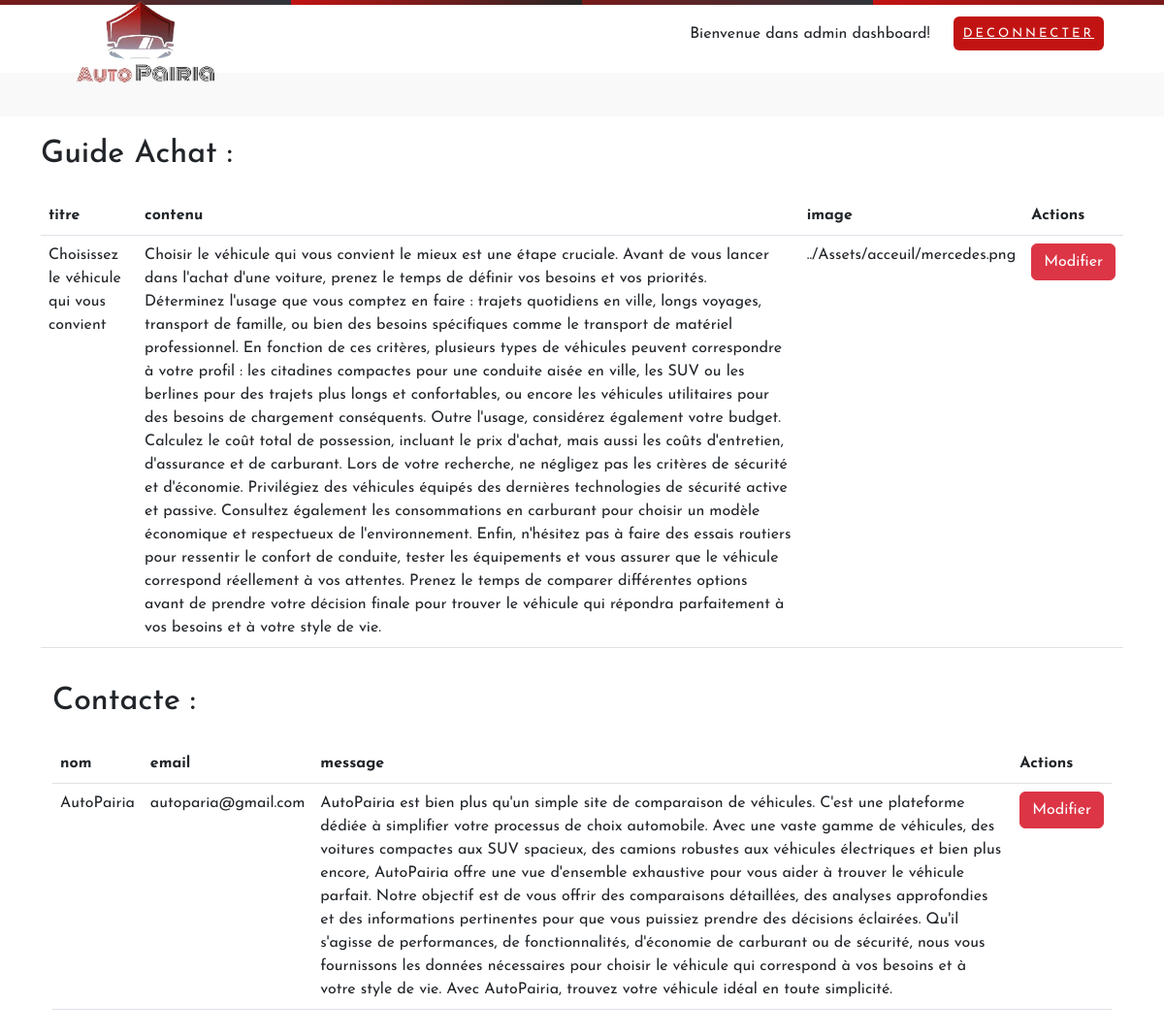
Screenshot of /Routers/GguideAchat.php (signed in) with the database file from the repository.
### tables this page shows
CREATE TABLE `guide_achat` (
  `id_gd_ach` int(11) NOT NULL,
  `titre` varchar(255) DEFAULT NULL,
  `contenu` text DEFAULT NULL,
  `date_pub` date DEFAULT NULL,
  `img` varchar(255) NOT NULL
);

CREATE TABLE `contact` (
  `id_contact` int(11) NOT NULL,
  `nom` varchar(255) NOT NULL,
  `email` varchar(255) NOT NULL,
  `message` text NOT NULL
);

### Controllers/AdminController.php (called while the page is built, shortened)
<?php
require_once ('../Views/AdminMainView.php');
require_once ('../Models/GuideAchatModel.php');
require_once ('../Views/paramView.php');
require_once ('../Models/ContacteModel.php');
class AdminController
{
    private $gdachat;
    private $cntct;
    public function __construct()
    {
        $this->cntct = new ContacteModel();
        $this->gdachat = new GuideAchatModel();
    }
  public function getGuideAchat(){
    $guide_achat= $this->gdachat->getGuideAchat();
     return $guide_achat;
 }
 public function  afficherguide(){
    $vue=new paramView();
    $gd=$this->getGuideAchat();
    $vue-> afficherNewsPage($gd);
 }
public function  affichercontacte(){
    $vue=new paramView();
    $gd=$this->getContacte();
    $vue-> affichercontacte($gd);
 }
public function  getContacte(){
    $contact=$this->cntct->getContacte();
    return  $contact ;
 }
}
?>

### Models/GuideAchatModel.php (called while the page is built, shortened)
<?php
class GuideAchatModel {
    private $dbModel;
    public function __construct() {
        $this->dbModel = new DbModel();
    }
    public function getGuideAchat() {
        $pdo = $this->dbModel->connect();
        $stm = $pdo->query("SELECT * FROM guide_achat");
        $results = $stm->fetchAll(\PDO::FETCH_ASSOC);
        $this->dbModel->disconnect($pdo);
        return $results;
    }
        }

### Models/ContacteModel.php (called while the page is built, shortened)
<?php
class ContacteModel {
    private $dbModel;
    public function __construct() {
        $this->dbModel = new DbModel();
    }
    public function getContacte() {
        $pdo = $this->dbModel->connect();
        $stm = $pdo->query("SELECT * FROM contact");
        $results = $stm->fetchAll(\PDO::FETCH_ASSOC);
        $this->dbModel->disconnect($pdo);
        return $results;
    }
}

### Views/paramView.php (the view, shortened to what this page needs)
<?php
require_once ('../Controllers/AdminController.php');
class paramView {
    public function afficherNewsPage($gds) {
        echo '
        <link href="https://cdn.jsdelivr.net/npm/bootstrap@5.3.0/dist/css/bootstrap.min.css" rel="stylesheet">
        <div class="container">
            <div class="d-flex justify-content-between mb-3">
                <h2>Guide Achat :</h2>
            </div>
            <table class="table">
                <thead>
                    <tr>
                        <th>titre</th>
                        <th>contenu</th>
                        <th>image</th>
                        <th>Actions</th>
                    </tr>
                </thead>
                <tbody>';
        foreach ($gds as $gd) {
            echo '
            <tr >
                <td>' . $gd['titre'] . '</td>
                <td>' . $gd['contenu'] . '</td>
                <td>' . $gd['img'] . '</td>
                <td>                    <a href="http://localhost/projet_web/Routers/GguideAchat.php?id='.$gd['id_gd_ach'].'" class="btn btn-danger delete-comment">Modifier</a>
                </td>
                </tr > ';
        }
        echo '</table>';
    }
    public function affichercontacte($gds) {
        echo '
        <link href="https://cdn.jsdelivr.net/npm/bootstrap@5.3.0/dist/css/bootstrap.min.css" rel="stylesheet">
        <div class="container">
            <div class="d-flex justify-content-between mb-3">
                <h2>Contacte :</h2>
            </div>
            <table class="table">
                <thead>
                    <tr>
                        <th>nom</th>
                        <th>email</th>
                        <th>message</th>
                        <th>Actions</th>
                    </tr>
                </thead>
                <tbody>';
        foreach ($gds as $gd) {
            echo '
            <tr >
                <td>' . $gd['nom'] . '</td>
                <td>' . $gd['email'] . '</td>
                <td>' . $gd['message'] . '</td>
                <td>                    <a href="http://localhost/projet_web/Routers/GguideAchat.php?idc='.$gd['id_contact'].'" class="btn btn-danger delete-comment">Modifier</a>
                </td>
                </tr > ';
        }
        echo '</table>';
    }
}

### Css/Acceuil.css (style rules this page uses)
* { margin: 0; padding: 0; box-sizing: border-box; list-style: none; text-decoration: none; font-family: "Josefin Sans", sans-serif; }
.container { display: flex; flex-direction: column; align-items: flex-start; padding: 20px; }
a { text-decoration: none; color: inherit; }

### rows the page displays
guide_achat: titre "Choisissez le véhicule qui vous convient", contenu "Choisir le véhicule qui vous convient le mieux est une étape cruciale. Avant de vous lancer dans l'achat d'une voiture, prenez le temps de définir vos besoins et vos priorités. Déterminez l'usage que vous comptez en faire : trajets quotidiens en ville, longs voyages, transport de famille, ou bien des besoins spécifiques comme le transport de matériel professionnel. En fonction de ces critères, plusieurs types de véhicules peuvent correspondre à votre profil : les citadines compactes pour une conduite aisée en ville, les SUV ou les berlines pour des trajets plus longs et confortables, ou encore les véhicules utilitaires pour des besoins de chargement conséquents. Outre l'usage, considérez…", img "../Assets/acceuil/mercedes.png"
contact: nom "AutoPairia", email "autoparia@gmail.com", message "AutoPairia est bien plus qu'un simple site de comparaison de véhicules. C'est une plateforme dédiée à simplifier votre processus de choix automobile. Avec une vaste gamme de véhicules, des voitures compactes aux SUV spacieux, des camions robustes aux véhicules électriques et bien plus encore, AutoPairia offre une vue d'ensemble exhaustive pour vous aider à trouver le véhicule parfait. Notre objectif est de vous offrir des comparaisons détaillées, des analyses approfondies et des informations pertinentes pour que vous puissiez prendre des décisions éclairées. Qu'il s'agisse de performances, de fonctionnalités, d'économie de carburant ou de sécurité, nous vous fournissons les données…"
